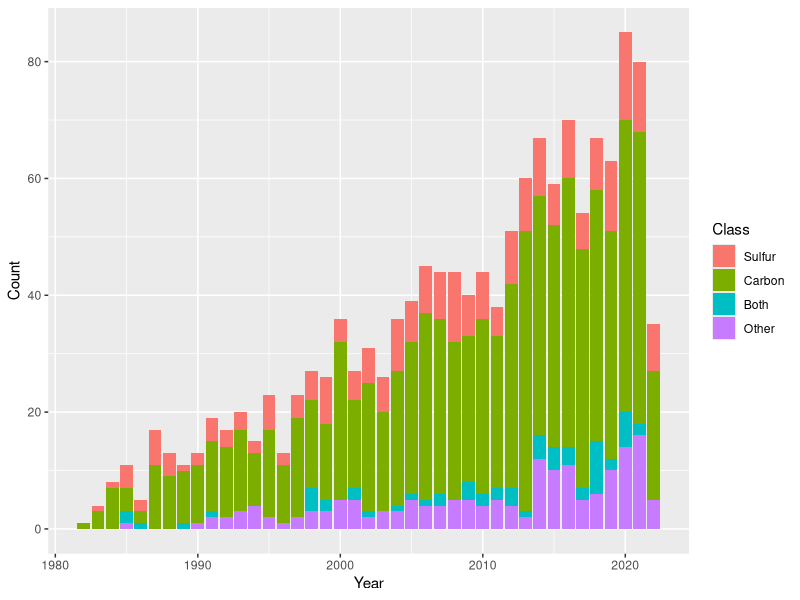
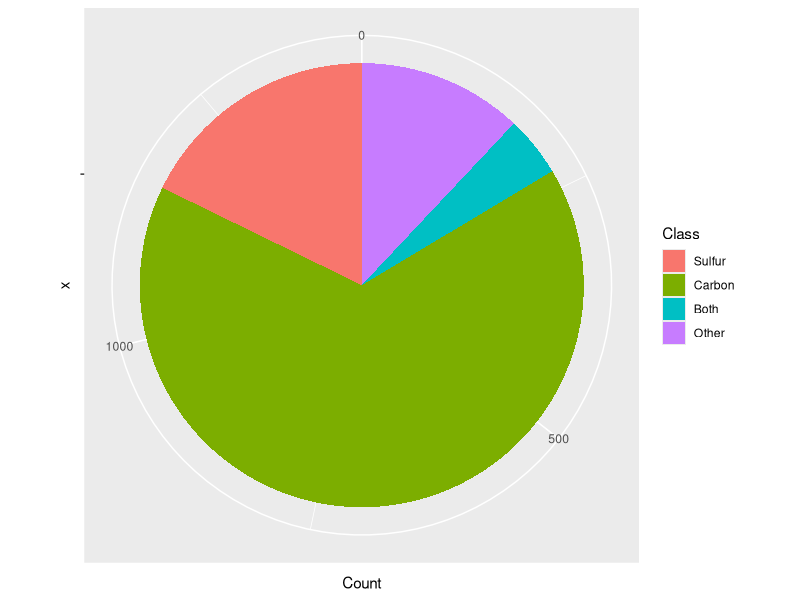
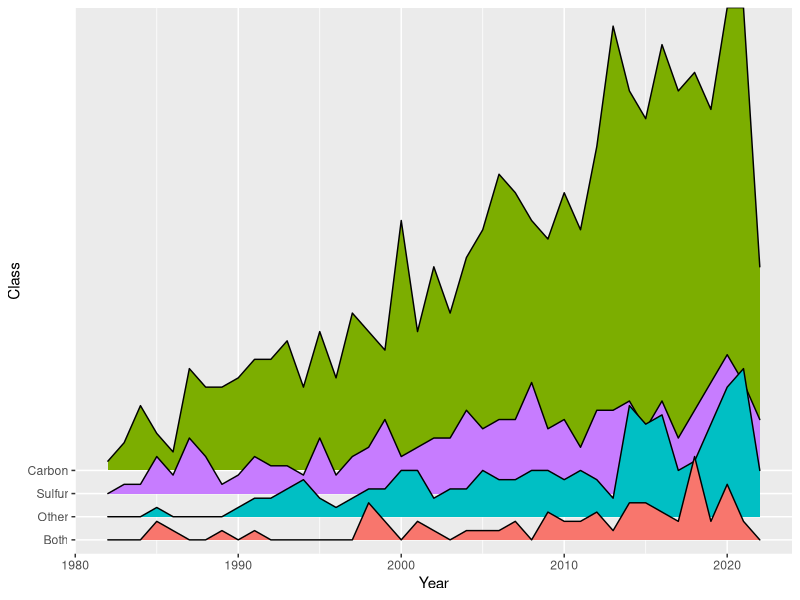
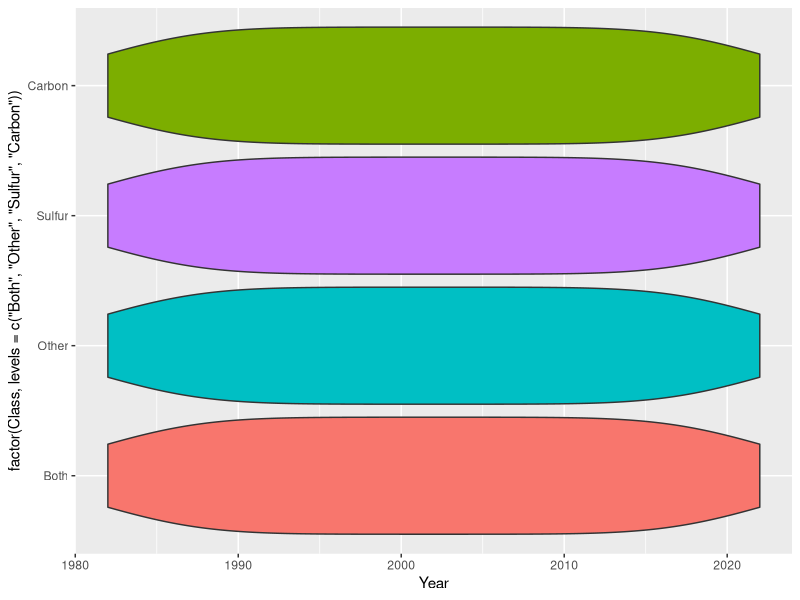

Source code (R) for these figures, in order:
## REMEMBER TO INSTALL PACKAGES AND RUN PACKAGES
library("tidyverse") # Used for coding style
library("afex")      # Perform stats (ANOVAs)
library("emmeans")   # Calculates estimated marginal means
library("writexl")   # Produces Excel files from R data
library("readxl")    # Load Excel files into R
library("ggridges")  # Add ridge plots.

## TRANSFER DATA FROM XLSX
data <- read_xlsx("Jorgenson.xlsx") # import data from xlsx

# Stacked Box Plot
ggplot(data, aes(x = Year, y = Count, fill = factor(Class, levels=c("Sulfur", "Carbon", "Both", "Other")))) + #Forces manual ordering rather than alphabetical of legend 
  geom_bar(stat = "identity") + #removes y axis of class
  labs(fill = "Class") # Adds a legend header

# Pie Chart. Pie charts are boring maybe we can do a gridplot or something?
ggplot(data, aes(x = "", y = Count, fill = factor(Class, levels=c("Sulfur", "Carbon", "Both", "Other")))) +
  geom_col() +
  coord_polar(theta = "y") +
  labs(fill = "Class") # Adds a legend header.

# Density Plot
ggplot(data, aes(x=Year, y=factor(Class, levels=c("Both", "Other", "Sulfur", "Carbon")), height = Count, fill = Class))+
  geom_density_ridges(stat = "identity", scale = 20) +
  theme(legend.position = "none") +
  labs(y = "Class") # Renames-the Y axis.

# Why is it so WIDE! Also why are all of the data the SAMEEEEEE. Violin plot would look really cool though.
ggplot(data, aes(x=Year, y=factor(Class, levels=c("Both", "Other", "Sulfur", "Carbon")), height = Count, fill = Class))+
  geom_violin() +
  theme(legend.position = "none") +
  labs(fill = "Class") # Adds a legend header.
